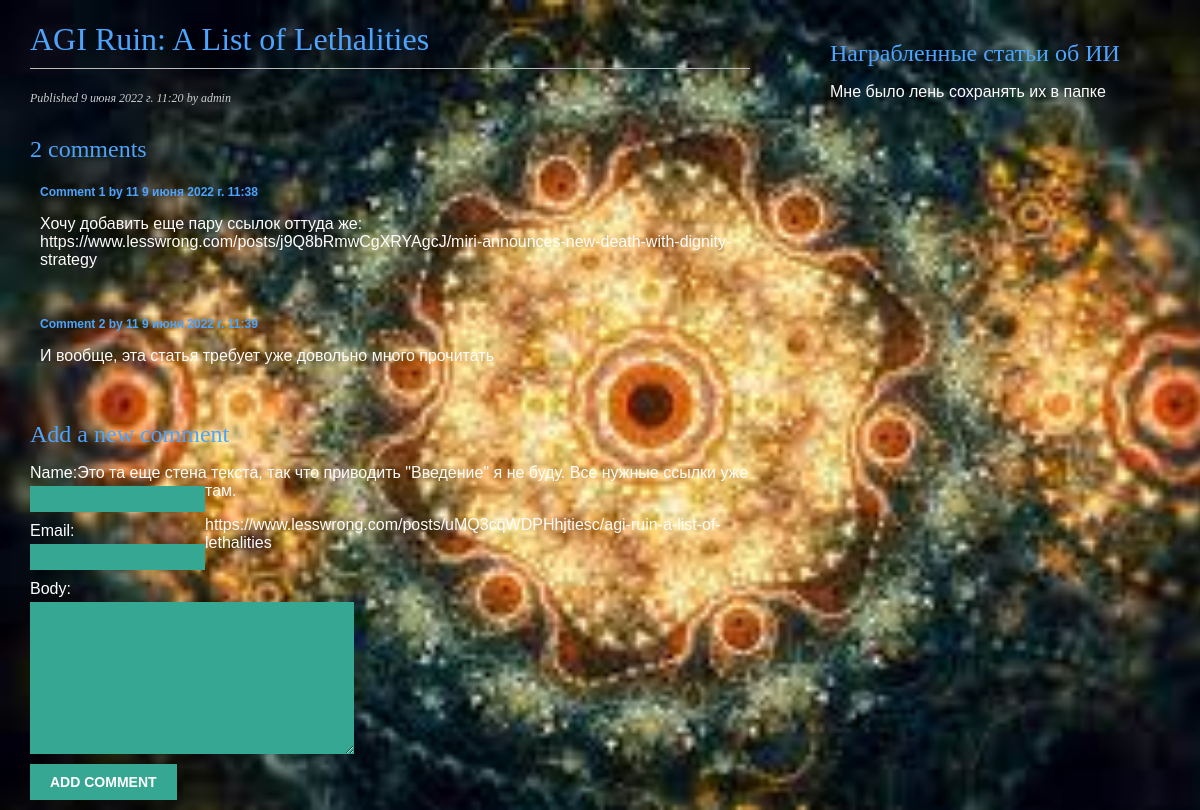
Page /blog/7/ on the committed database.
### blog/models.py (models this page shows, shortened)
class Post(models.Model):
    class Status(models.TextChoices):
        DRAFT = 'DF', 'Draft'
        PUBLISHED = 'PB', 'Published'
    title = models.CharField(max_length=250)
    slug = models.SlugField(max_length=250)
    author = models.ForeignKey(User,
    on_delete=models.CASCADE,
    related_name='blog_posts')
    body = models.TextField()
    publish = models.DateTimeField(default=timezone.now)
    created = models.DateTimeField(auto_now_add=True)
    updated = models.DateTimeField(auto_now=True)
    status = models.CharField(max_length=2,
    choices=Status.choices,
    default=Status.DRAFT)
    objects = models.Manager() # The default manager.
    published = PublishedManager() # Our custom manager.
    class Meta:
        ordering = ['-publish']
        indexes = [
        models.Index(fields=['-publish']),
        ]

class Comment(models.Model):
    post = models.ForeignKey(Post, on_delete=models.CASCADE, related_name='comments')
    name = models.CharField(max_length=80)
    email = models.EmailField()
    body = models.TextField()
    created = models.DateTimeField(auto_now_add=True)
    updated = models.DateTimeField(auto_now=True)
    active = models.BooleanField(default=True)
    class Meta:
        ordering = ['created']
        indexes = [
        models.Index(fields=['created']),
        ]

### blog/views.py (the view)
# urls.py: path('<int:id>/', views.post_detail, name='post_detail'),
def post_detail(request, id):
    post = get_object_or_404(Post, id=id, status=Post.Status.PUBLISHED)
    comments = post.comments.filter(active=True)
    form = CommentForm()
    return render(request, 'blog/post/detail.html', {'post': post, 'comments': comments,
    'form': form})

### blog/forms.py
class CommentForm(forms.ModelForm):
    class Meta:
        model = Comment
        fields = ['name', 'email', 'body']

### blog/templates/blog/post/detail.html (shortened to what this page needs)
{% extends "blog/base.html" %}
{% block content %}
	<h1>{{ post.title }}</h1>
	<p class="date">
	Published {{ post.publish }} by {{ post.author }}
	</p>
	{% with comments.count as total_comments %}
	<h2>{{ total_comments }} comment{{ total_comments|pluralize }}</h2>
	{% endwith %}
	{% for comment in comments %}
		<div class="comment">
			<p class="info">
				Comment {{ forloop.counter }} by {{ comment.name }}
				{{ comment.created }}
			</p>
			{{ comment.body|linebreaks }}
		</div>
	{% empty %}
		<p>There are no comments yet.</p>
	{% endfor %}
	<h2>Add a new comment</h2>
		<form action="{% url "blog:post_comment" post.id %}" method="post">
			{{ form.as_p }}
			<p><input type="submit" value="Add comment"></p>
		</form>
	{{ post.body|linebreaks }}
{% endblock %}

### blog/static/css/blog.css (style rules this page uses)
body { margin:0; padding:0; font-family:helvetica,sans-serif; background: url(../images/1.jpg) no-repeat; background-size: cover; color:#fdfcfb; }
h1 { font-weight:normal; border-bottom:1px solid #bbb; padding:0 0 10px 0; font-family:papyrus; color:#4da4fd; }
h2 { font-weight:normal; margin:30px 0 0; font-family:papyrus; color:#4da4fd; }
p.date { color:#ccc; font-family: georgia, serif; font-size: 12px; font-style: italic; }
label { float:left; clear:both; color:#ffffff; margin-bottom:4px; }
input, textarea { clear:both; float:left; margin:0 0 10px; background:#36a792; border:0; padding:6px 10px; font-size:12px; }
input[type=submit] { font-weight:bold; background:#36a792; color:#fff; padding:10px 20px; font-size:14px; text-transform:uppercase; }
.comment { padding:10px; }
.comment .info { font-weight:bold; font-size:12px; color:#4da4fd; }

### rows in the picture
Post: title "AGI Ruin: A List of Lethalities", publish "9 июня 2022 г. 11:20", author "admin", body "Это та еще стена текста, так что приводить \"Введение\" я не буду. Все нужные ссылки уже там. https://www.lesswrong.com/posts/uMQ3cqWDPHhjtiesc/agi-ruin-a-list-of-lethalities"
Comment: name "11", created "9 июня 2022 г. 11:38", body "Хочу добавить еще пару ссылок оттуда же: https://www.lesswrong.com/posts/j9Q8bRmwCgXRYAgcJ/miri-announces-new-death-with-dignity-strategy"
Comment: name "11", created "9 июня 2022 г. 11:39", body "И вообще, эта статья требует уже довольно много прочитать"

### other values in the picture
{{ total_comments }} "2"
